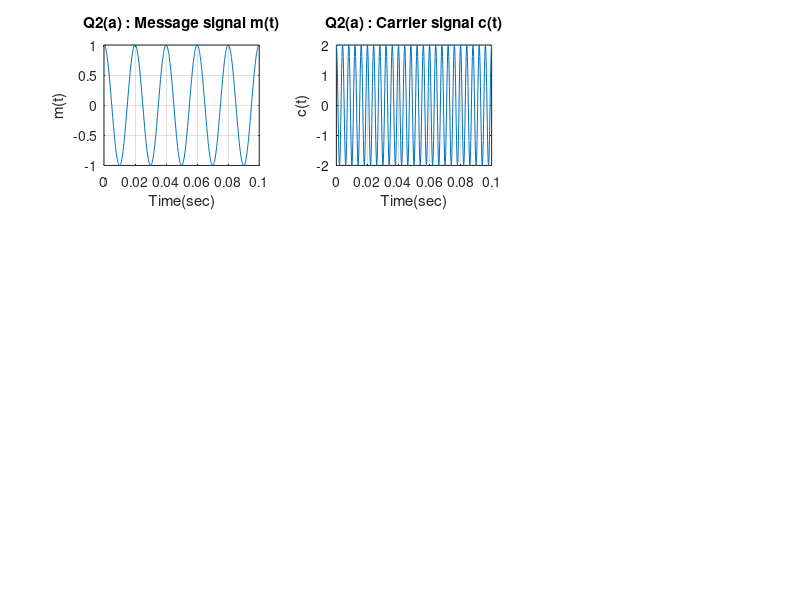

MATLAB code to generate this figure: (Note: this script raises an error after producing the figure.)
clc;clear;close all;

fm = 50;
fc = 250;
A_c = 2;
A_m = 1;
Sampling_rate = 5000;


% question 2 part (a) - message and carrier signal

t = 0:1/Sampling_rate:5/fm;
message_signal = A_m*cos(2*pi*fm*t);
subplot(3,3,1);
plot(t,message_signal);
grid on;
xlabel("Time(sec)");
ylabel("m(t)");
title("Q2(a) : Message signal m(t)");

carrier_signal = A_c*cos(2*pi*fc*t);
subplot(3,3,2);
plot(t,carrier_signal);
grid on;
xlabel("Time(sec)");
ylabel("c(t)");
title("Q2(a) : Carrier signal c(t)");


% question 2 part (b) - kp = 0.25 rad/Volt

k_p = 0.25;
phase_modulated = pmmod(message_signal,fc,Sampling_rate,k_p);
subplot(3,3,3);
plot(t,phase_modulated);
grid on;
xlabel("Time(sec)");
ylabel("phi(t)");
title("Q2(b) : phi(t) with k_p = 0.25 rad/Volt");


freq = (-Sampling_rate/2:10:Sampling_rate/2);
fft_phase_modulated = fftshift(fft(phase_modulated));

subplot(3,3,4);
plot(freq,(fft_phase_modulated/length(freq)));
grid on;
title("Q2(b) : Freq Spectrum of phi(t) with k_p = 0.25 rad/Volt");
xlabel("Frequency(Hz)");
ylabel("phi(f)");


% question 2 part (c) - kp = 2 rad/Volt

k_p = 2;
phase_modulated_1 = pmmod(message_signal,fc,Sampling_rate,k_p);
subplot(3,3,5);
plot(t,phase_modulated_1);
grid on;
xlabel("Time(sec)");
ylabel("phi(t)");
title("Q2(c) : phi(t) with k_p = 2 rad/Volt");


freq = (-Sampling_rate/2:10:Sampling_rate/2);
fft_phase_modulated_1 = fftshift(fft(phase_modulated_1));

subplot(3,3,6);
plot(freq,(fft_phase_modulated_1/length(freq)));
grid on;
title("Q2(c) : Freq Spectrum of phi(t) with k_p = 2 rad/Volt");
xlabel("Frequency(Hz)");
ylabel("phi(f)");

% question 1 part (e) - demodulated signal of kp = 2 rad/Volt

k_p = 2;
demodulated_signal = pmdemod(phase_modulated_1,fc,Sampling_rate,k_p);
subplot(3,3,7);
plot(t,demodulated_signal);
grid on;
xlabel("Time(sec)");
ylabel("demodulated signal");
title("Q2(e) : demodulated signal with k_p = 100 rad/Volt");

